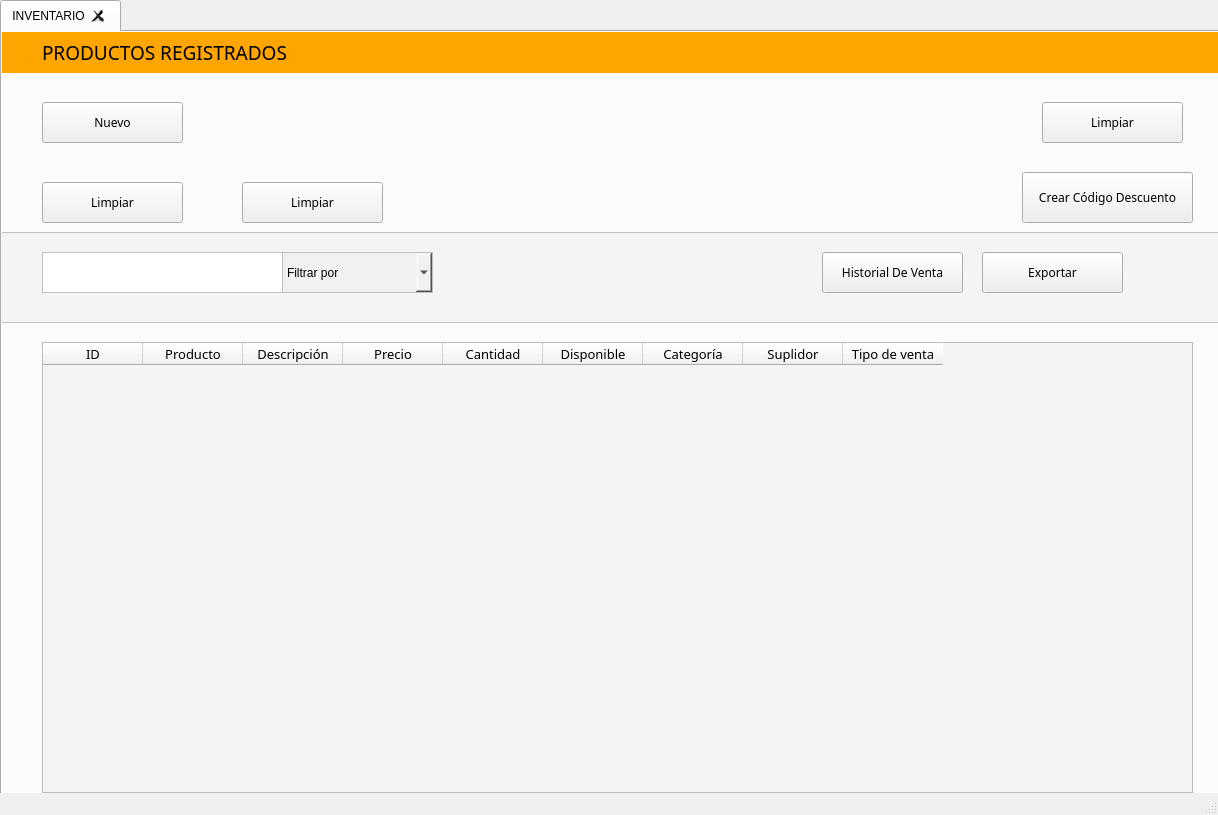
<?xml version="1.0" encoding="UTF-8"?>
<ui version="4.0">
 <class>MainWindow</class>
 <widget class="QMainWindow" name="MainWindow">
  <property name="geometry">
   <rect>
    <x>0</x>
    <y>0</y>
    <width>1218</width>
    <height>815</height>
   </rect>
  </property>
  <property name="windowTitle">
   <string>MainWindow</string>
  </property>
  <widget class="QWidget" name="centralwidget">
   <widget class="QTabWidget" name="tabWidget">
    <property name="geometry">
     <rect>
      <x>0</x>
      <y>0</y>
      <width>1231</width>
      <height>811</height>
     </rect>
    </property>
    <property name="currentIndex">
     <number>0</number>
    </property>
    <property name="tabsClosable">
     <bool>true</bool>
    </property>
    <widget class="QWidget" name="tab">
     <attribute name="icon">
      <iconset>
       <normaloff>../../../../.designer/IMGS/20.png</normaloff>../../../../.designer/IMGS/20.png</iconset>
     </attribute>
     <attribute name="title">
      <string>INVENTARIO</string>
     </attribute>
     <widget class="QTableWidget" name="tableWidget">
      <property name="geometry">
       <rect>
        <x>40</x>
        <y>310</y>
        <width>1151</width>
        <height>451</height>
       </rect>
      </property>
      <property name="styleSheet">
       <string notr="true">background: #f4f4f4;</string>
      </property>
      <column>
       <property name="text">
        <string>ID</string>
       </property>
       <property name="font">
        <font>
         <family>Bahnschrift Light</family>
         <pointsize>10</pointsize>
         <weight>50</weight>
         <bold>false</bold>
        </font>
       </property>
      </column>
      <column>
       <property name="text">
        <string>Producto</string>
       </property>
       <property name="font">
        <font>
         <family>Bahnschrift Light</family>
         <pointsize>10</pointsize>
        </font>
       </property>
      </column>
      <column>
       <property name="text">
        <string>Descripción</string>
       </property>
       <property name="font">
        <font>
         <family>Bahnschrift Light</family>
         <pointsize>10</pointsize>
        </font>
       </property>
      </column>
      <column>
       <property name="text">
        <string>Precio</string>
       </property>
       <property name="font">
        <font>
         <family>Bahnschrift Light</family>
         <pointsize>10</pointsize>
        </font>
       </property>
      </column>
      <column>
       <property name="text">
        <string>Cantidad</string>
       </property>
       <property name="font">
        <font>
         <family>Bahnschrift Light</family>
         <pointsize>10</pointsize>
        </font>
       </property>
      </column>
      <column>
       <property name="text">
        <string>Disponible</string>
       </property>
       <property name="font">
        <font>
         <family>Bahnschrift Light</family>
         <pointsize>10</pointsize>
        </font>
       </property>
      </column>
      <column>
       <property name="text">
        <string>Categoría</string>
       </property>
       <property name="font">
        <font>
         <family>Bahnschrift Light</family>
         <pointsize>10</pointsize>
        </font>
       </property>
      </column>
      <column>
       <property name="text">
        <string>Suplidor</string>
       </property>
       <property name="font">
        <font>
         <family>Bahnschrift Light</family>
         <pointsize>10</pointsize>
        </font>
       </property>
      </column>
      <column>
       <property name="text">
        <string>Tipo de venta</string>
       </property>
       <property name="font">
        <font>
         <family>Bahnschrift Light</family>
         <pointsize>10</pointsize>
        </font>
       </property>
      </column>
     </widget>
     <widget class="QWidget" name="widget" native="true">
      <property name="geometry">
       <rect>
        <x>-10</x>
        <y>200</y>
        <width>1241</width>
        <height>91</height>
       </rect>
      </property>
      <property name="styleSheet">
       <string notr="true">#widget{
background: #f4f4f4;
border:1px solid #C0C0C0 ;
}</string>
      </property>
      <widget class="QLineEdit" name="lineEdit">
       <property name="geometry">
        <rect>
         <x>50</x>
         <y>20</y>
         <width>241</width>
         <height>41</height>
        </rect>
       </property>
       <property name="styleSheet">
        <string notr="true">border:1px solid #C0C0C0 ;</string>
       </property>
       <property name="alignment">
        <set>Qt::AlignCenter</set>
       </property>
      </widget>
      <widget class="QComboBox" name="comboBox">
       <property name="geometry">
        <rect>
         <x>290</x>
         <y>20</y>
         <width>151</width>
         <height>41</height>
        </rect>
       </property>
       <property name="styleSheet">
        <string notr="true">background: #F1F1F1;
border:1px solid #C0C0C0 ;</string>
       </property>
       <item>
        <property name="text">
         <string>Filtrar por</string>
        </property>
        <property name="icon">
         <iconset>
          <normaloff>../IMGS/41.png</normaloff>../IMGS/41.png</iconset>
        </property>
       </item>
       <item>
        <property name="text">
         <string>ID</string>
        </property>
       </item>
       <item>
        <property name="text">
         <string>Fecha</string>
        </property>
       </item>
       <item>
        <property name="text">
         <string>Precio</string>
        </property>
       </item>
       <item>
        <property name="text">
         <string>Cantidad</string>
        </property>
       </item>
      </widget>
      <widget class="QPushButton" name="pushButton_5">
       <property name="geometry">
        <rect>
         <x>990</x>
         <y>20</y>
         <width>141</width>
         <height>41</height>
        </rect>
       </property>
       <property name="font">
        <font>
         <family>Bahnschrift Light</family>
        </font>
       </property>
       <property name="cursor">
        <cursorShape>PointingHandCursor</cursorShape>
       </property>
       <property name="text">
        <string>Exportar</string>
       </property>
       <property name="icon">
        <iconset>
         <normaloff>../IMGS/40.png</normaloff>../IMGS/40.png</iconset>
       </property>
       <property name="iconSize">
        <size>
         <width>19</width>
         <height>19</height>
        </size>
       </property>
      </widget>
      <widget class="QPushButton" name="pushButton_4">
       <property name="geometry">
        <rect>
         <x>-10</x>
         <y>20</y>
         <width>75</width>
         <height>41</height>
        </rect>
       </property>
       <property name="styleSheet">
        <string notr="true">border: none;
background: transparent;</string>
       </property>
       <property name="text">
        <string/>
       </property>
       <property name="icon">
        <iconset>
         <normaloff>../../../../.designer/IMGS/13.png</normaloff>../../../../.designer/IMGS/13.png</iconset>
       </property>
      </widget>
      <widget class="QPushButton" name="pushButton_12">
       <property name="geometry">
        <rect>
         <x>830</x>
         <y>20</y>
         <width>141</width>
         <height>41</height>
        </rect>
       </property>
       <property name="font">
        <font>
         <family>Bahnschrift Light</family>
        </font>
       </property>
       <property name="cursor">
        <cursorShape>PointingHandCursor</cursorShape>
       </property>
       <property name="text">
        <string>Historial De Venta</string>
       </property>
       <property name="icon">
        <iconset>
         <normaloff>../../../../.designer/IMGS/38.png</normaloff>../../../../.designer/IMGS/38.png</iconset>
       </property>
       <property name="iconSize">
        <size>
         <width>19</width>
         <height>19</height>
        </size>
       </property>
      </widget>
     </widget>
     <widget class="QWidget" name="widget_2" native="true">
      <property name="geometry">
       <rect>
        <x>-10</x>
        <y>0</y>
        <width>1231</width>
        <height>41</height>
       </rect>
      </property>
      <property name="styleSheet">
       <string notr="true">background: orange;</string>
      </property>
      <widget class="QLabel" name="label">
       <property name="geometry">
        <rect>
         <x>50</x>
         <y>-10</y>
         <width>331</width>
         <height>61</height>
        </rect>
       </property>
       <property name="font">
        <font>
         <family>Bahnschrift SemiBold</family>
         <pointsize>14</pointsize>
        </font>
       </property>
       <property name="styleSheet">
        <string notr="true">COLOR: black;</string>
       </property>
       <property name="text">
        <string>PRODUCTOS REGISTRADOS</string>
       </property>
      </widget>
     </widget>
     <widget class="QPushButton" name="pushButton_7">
      <property name="geometry">
       <rect>
        <x>1040</x>
        <y>70</y>
        <width>141</width>
        <height>41</height>
       </rect>
      </property>
      <property name="font">
       <font>
        <family>Bahnschrift Light</family>
       </font>
      </property>
      <property name="cursor">
       <cursorShape>PointingHandCursor</cursorShape>
      </property>
      <property name="text">
       <string>Limpiar</string>
      </property>
      <property name="icon">
       <iconset>
        <normaloff>../IMGS/38.png</normaloff>../IMGS/38.png</iconset>
      </property>
      <property name="iconSize">
       <size>
        <width>19</width>
        <height>19</height>
       </size>
      </property>
     </widget>
     <widget class="QPushButton" name="addnew">
      <property name="geometry">
       <rect>
        <x>40</x>
        <y>70</y>
        <width>141</width>
        <height>41</height>
       </rect>
      </property>
      <property name="font">
       <font>
        <family>Bahnschrift Light</family>
       </font>
      </property>
      <property name="cursor">
       <cursorShape>PointingHandCursor</cursorShape>
      </property>
      <property name="text">
       <string>Nuevo</string>
      </property>
      <property name="icon">
       <iconset>
        <normaloff>../IMGS/20.png</normaloff>../IMGS/20.png</iconset>
      </property>
      <property name="iconSize">
       <size>
        <width>19</width>
        <height>19</height>
       </size>
      </property>
     </widget>
     <widget class="QPushButton" name="pushButton_9">
      <property name="geometry">
       <rect>
        <x>40</x>
        <y>150</y>
        <width>141</width>
        <height>41</height>
       </rect>
      </property>
      <property name="font">
       <font>
        <family>Bahnschrift Light</family>
       </font>
      </property>
      <property name="cursor">
       <cursorShape>PointingHandCursor</cursorShape>
      </property>
      <property name="text">
       <string>Limpiar</string>
      </property>
      <property name="icon">
       <iconset>
        <normaloff>../../../../.designer/IMGS/38.png</normaloff>../../../../.designer/IMGS/38.png</iconset>
      </property>
      <property name="iconSize">
       <size>
        <width>19</width>
        <height>19</height>
       </size>
      </property>
     </widget>
     <widget class="QPushButton" name="pushButton_10">
      <property name="geometry">
       <rect>
        <x>1020</x>
        <y>140</y>
        <width>171</width>
        <height>51</height>
       </rect>
      </property>
      <property name="font">
       <font>
        <family>Bahnschrift Light</family>
       </font>
      </property>
      <property name="cursor">
       <cursorShape>PointingHandCursor</cursorShape>
      </property>
      <property name="text">
       <string>Crear Código Descuento</string>
      </property>
      <property name="icon">
       <iconset>
        <normaloff>../IMGS/42.png</normaloff>../IMGS/42.png</iconset>
      </property>
      <property name="iconSize">
       <size>
        <width>19</width>
        <height>19</height>
       </size>
      </property>
     </widget>
     <widget class="QPushButton" name="pushButton_11">
      <property name="geometry">
       <rect>
        <x>240</x>
        <y>150</y>
        <width>141</width>
        <height>41</height>
       </rect>
      </property>
      <property name="font">
       <font>
        <family>Bahnschrift Light</family>
       </font>
      </property>
      <property name="cursor">
       <cursorShape>PointingHandCursor</cursorShape>
      </property>
      <property name="text">
       <string>Limpiar</string>
      </property>
      <property name="icon">
       <iconset>
        <normaloff>../../../../.designer/IMGS/38.png</normaloff>../../../../.designer/IMGS/38.png</iconset>
      </property>
      <property name="iconSize">
       <size>
        <width>19</width>
        <height>19</height>
       </size>
      </property>
     </widget>
    </widget>
   </widget>
  </widget>
  <widget class="QStatusBar" name="statusbar"/>
 </widget>
 <resources/>
 <connections/>
</ui>
